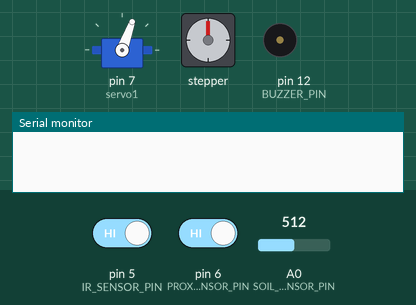
Simulated run of this sketch. Board: Arduino Uno, built with avr-gcc and run on an emulated ATmega328P. On the bench: servo, stepper motor, buzzer (waves = sounding), the last lines printed to the serial monitor. The test bench sets the inputs (shaded band); at power-on: pin 5 (IR_SENSOR_PIN) HIGH, pin 6 (PROXIMITY_SENSOR_PIN) HIGH, A0 (SOIL_SENSOR_PIN) = 512. Stepper angles assume 4096 steps per turn.

Above: at 3.2 s.
3.3 s: pin 5 (IR_SENSOR_PIN) driven LOW
At 6.5 s:
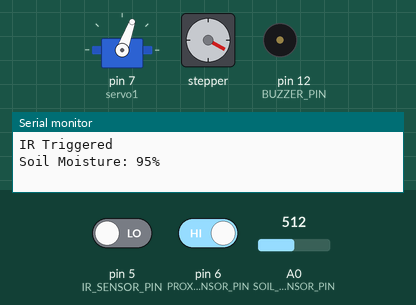
At 7.2 s:
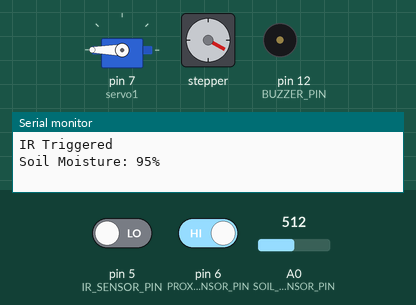
9.3 s: pin 6 (PROXIMITY_SENSOR_PIN) driven LOW
At 14.0 s:
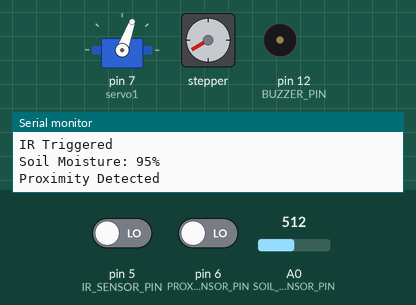
18.3 s: A0 (SOIL_SENSOR_PIN) set to 906
21.3 s: A0 (SOIL_SENSOR_PIN) set to 926
Timing chart, 0 to 52.6 s (numbered marks = the images above; inputs shaded):
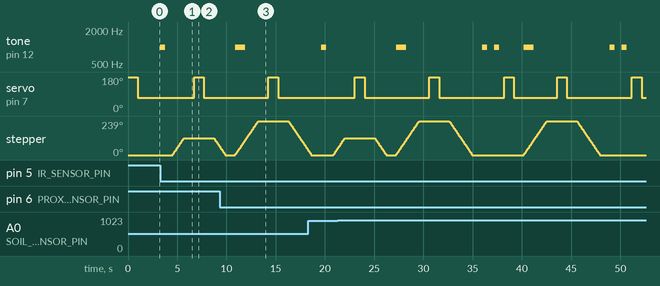

Measured:
- after the input at 3.3 s, tone on pin 12 (BUZZER_PIN): silent → 1000 Hz at once, → silent 0.50 s later; servo on pin 7 (servo1): 70° → 180° after 3.4 s, → 70° 1.0 s later; stepper: turns 119° clockwise in 1.2 s, then 58° counter-clockwise in 0.56 s

The sketch:

smartbincode.ino
```cpp
#include <CheapStepper.h>
#include <Servo.h>

#define IR_SENSOR_PIN 5
#define PROXIMITY_SENSOR_PIN 6
#define BUZZER_PIN 12
#define SOIL_SENSOR_PIN A0

const int SOIL_MIN = 485;
const int SOIL_MAX = 1023;
const int MOISTURE_THRESHOLD = 20;

Servo servo1;
CheapStepper stepper(8, 9, 10, 11);

void setup() {
  Serial.begin(9600);

  pinMode(PROXIMITY_SENSOR_PIN, INPUT_PULLUP);
  pinMode(IR_SENSOR_PIN, INPUT);
  pinMode(BUZZER_PIN, OUTPUT);

  servo1.attach(7);
  stepper.setRpm(17);

  // Initialize servo position
  servo1.write(180);
  delay(1000);
  servo1.write(70);
  delay(1000);
}

void loop() {
  // Check proximity sensor
  if (digitalRead(PROXIMITY_SENSOR_PIN) == LOW) {
    Serial.println("Proximity Detected");
    tone(BUZZER_PIN, 1000, 1000);

    stepper.moveDegreesCW(240);
    delay(1000);
    openAndCloseLid();
    stepper.moveDegreesCCW(240);
    delay(1000);
  }

  // Check IR sensor
  if (digitalRead(IR_SENSOR_PIN) == LOW) {
    Serial.println("IR Triggered");
    tone(BUZZER_PIN, 1000, 500);
    delay(1000);

    int averageMoisture = readAverageSoilMoisture();
    Serial.print("Soil Moisture: ");
    Serial.print(averageMoisture);
    Serial.println("%");

    if (averageMoisture > MOISTURE_THRESHOLD) {
      // Wet soil
      stepper.moveDegreesCW(120);
      delay(1000);
      openAndCloseLid();
      stepper.moveDegreesCCW(120);
      delay(1000);
    } else {
      // Dry soil
      tone(BUZZER_PIN, 1000, 500);
      delay(1000);
      openAndCloseLid();
    }
  }
}

void openAndCloseLid() {
  servo1.write(180);
  delay(1000);
  servo1.write(70);
  delay(1000);
}

int readAverageSoilMoisture() {
  int total = 0;
  for (int i = 0; i < 3; i++) {
    int raw = analogRead(SOIL_SENSOR_PIN);
    raw = constrain(raw, SOIL_MIN, SOIL_MAX);
    total += map(raw, SOIL_MIN, SOIL_MAX, 100, 0);
    delay(75);
  }
  return total / 3;
}
```
